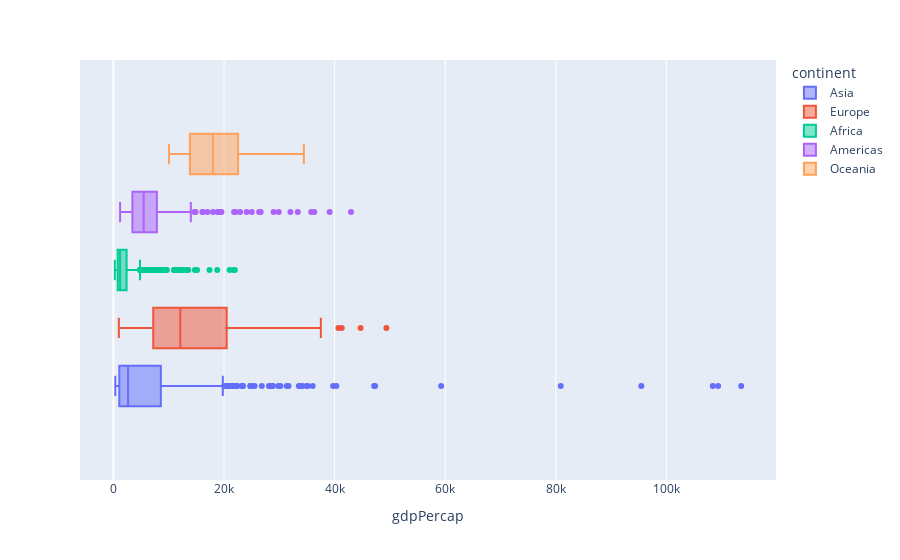

The notebook cell this image was saved under:
### Markdown cell above
### Problem 6

#### Boxplots for GDP by Continent

Use `plotly` to create boxplots for GDP by continent.  

Use the `plt.savefig()` method to save the image as `img5.png` in the `images` folder.

### Code cell
px.box(gapminder, x = 'gdpPercap', color = 'continent')

### Figure 1 — Plotly figure (JSON) as saved in the notebook; plotly's stock layout.template omitted (floating-point values rounded to 4 significant figures; data arrays with more than 128 entries replaced by an {"elided": "..."} marker saying what was removed)
{"data": [{"alignmentgroup": "True", "hovertemplate": "continent=Asia<br>gdpPercap=%{x}<extra></extra>", "legendgroup": "Asia", "marker": {"color": "#636efa"}, "name": "Asia", "notched": false, "offsetgroup": "Asia", "orientation": "h", "showlegend": true, "type": "box", "x": {"elided": "396 float values"}, "x0": " ", "xaxis": "x", "y0": " ", "yaxis": "y"}, {"alignmentgroup": "True", "hovertemplate": "continent=Europe<br>gdpPercap=%{x}<extra></extra>", "legendgroup": "Europe", "marker": {"color": "#EF553B"}, "name": "Europe", "notched": false, "offsetgroup": "Europe", "orientation": "h", "showlegend": true, "type": "box", "x": {"elided": "360 float values"}, "x0": " ", "xaxis": "x", "y0": " ", "yaxis": "y"}, {"alignmentgroup": "True", "hovertemplate": "continent=Africa<br>gdpPercap=%{x}<extra></extra>", "legendgroup": "Africa", "marker": {"color": "#00cc96"}, "name": "Africa", "notched": false, "offsetgroup": "Africa", "orientation": "h", "showlegend": true, "type": "box", "x": {"elided": "624 float values"}, "x0": " ", "xaxis": "x", "y0": " ", "yaxis": "y"}, {"alignmentgroup": "True", "hovertemplate": "continent=Americas<br>gdpPercap=%{x}<extra></extra>", "legendgroup": "Americas", "marker": {"color": "#ab63fa"}, "name": "Americas", "notched": false, "offsetgroup": "Americas", "orientation": "h", "showlegend": true, "type": "box", "x": {"elided": "300 float values"}, "x0": " ", "xaxis": "x", "y0": " ", "yaxis": "y"}, {"alignmentgroup": "True", "hovertemplate": "continent=Oceania<br>gdpPercap=%{x}<extra></extra>", "legendgroup": "Oceania", "marker": {"color": "#FFA15A"}, "name": "Oceania", "notched": false, "offsetgroup": "Oceania", "orientation": "h", "showlegend": true, "type": "box", "x": [10040.0, 10950.0, 12220.0, 14530.0, 16790.0, 18330.0, 19480.0, 21890.0, 23420.0, 27000.0, 30690.0, 34440.0, 10560.0, 12250.0, 13180.0, 14460.0, 16050.0, 16230.0, 17630.0, 19010.0, 18360.0, 21050.0, 23190.0, 25190.0], "x0": " ", "xaxis": "x", "y0": " ", "yaxis": "y"}], "layout": {"boxmode": "group", "legend": {"title": {"text": "continent"}, "tracegroupgap": 0}, "margin": {"t": 60}, "xaxis": {"anchor": "y", "domain": [0, 1], "title": {"text": "gdpPercap"}}, "yaxis": {"anchor": "x", "domain": [0, 1]}}}
